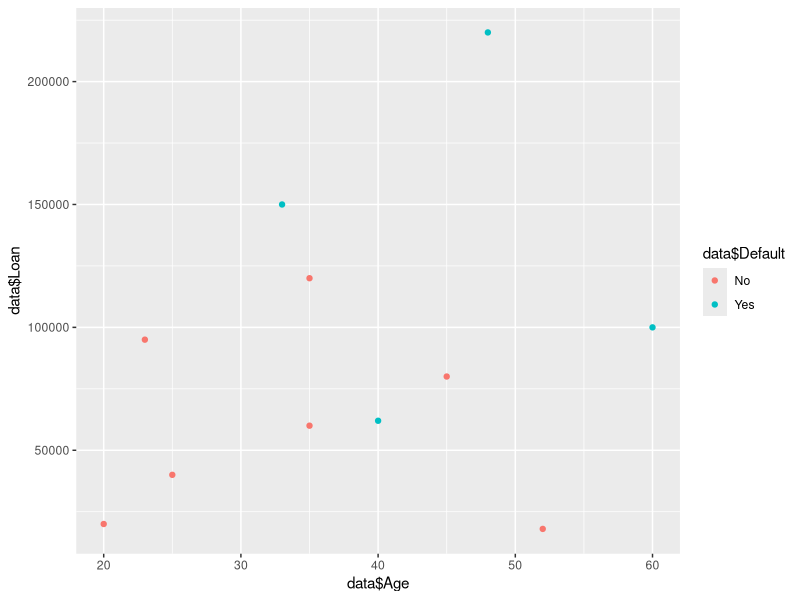

The R script that drew this image: (Note: this script raises an error after producing the figure.)
# Small example
data <- read.csv( 'KNN small example.csv' )

# Make dependent variable factor (Yes/No) instead of (1/0)
data$Default <- factor( data$Default, levels = c( 0, 1 ), labels = c( 'No', 'Yes' ) )

library( ggplot2 )
qplot( data$Age, data$Loan, colour = data$Default ) # plot the data as scatter
# red -> No   blue -> Yes


new_case <- c( 30, 130000, NA ) # create a new variable that will be inserted to the data
data <- rbind( data, new_case ) # bind variable to the data frame



#Diabets
diabets <- read.csv( 'Diabetes.csv' )
diabets_scaled <- as.data.frame( scale( diabets[,1:8] ) )                                      # scale the variables
diabets_scaled$class <- factor( diabets$Class, levels = c( 0, 1 ), labels = c( 'No', 'Yes' ) ) # factor the deptendent variable

library( caret )
library( caTools )
set.seed( 1997 )
trainIndex <- createDataPartition(diabets_scaled$class, p = .8, list = FALSE)
train <- diabets_scaled[trainIndex,]
test <- diabets_scaled[-trainIndex,]
getwd()

library( class )
model <- knn( train[,-9], test[,-9], train$class, k = 8 )
confusionMatrix( model, test$class, positive = 'Yes' )


library( ggplot2 )
diabets <- read.csv( 'Diabetes.csv' )
training <- trainControl( "repeatedcv", number = 10, repeats = 3 )
diabets$Class <- factor( diabets$Class, levels = c( 0, 1 ), labels = c( 'No', 'Yes' ) )

knn <- train( Class~., 
              data = diabets, 
              trcontrol = training, 
              preProcess = c( 'center', 'scale' ), 
              method = 'knn', 
              tuneLength = 5 )
plot( knn )
